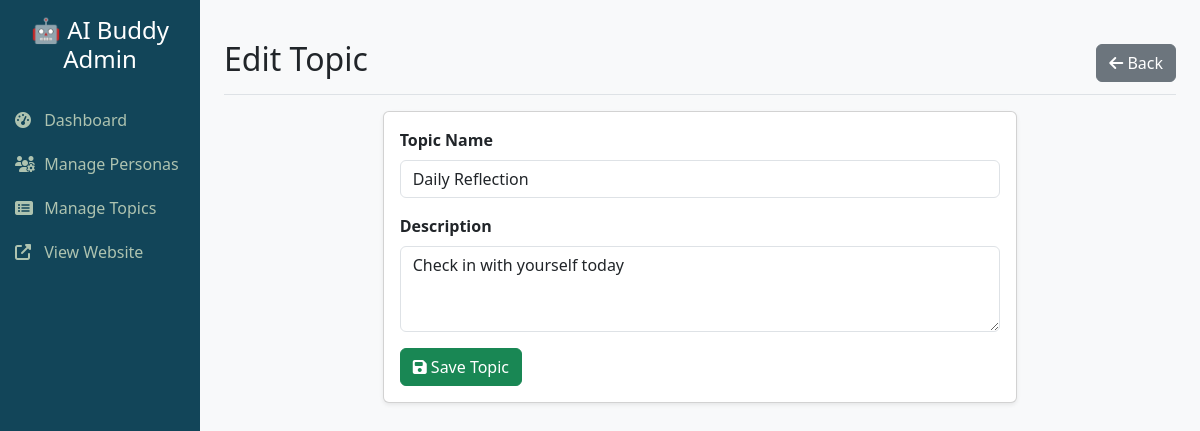
/modules/admin/views/topics/form.php?id=1, run on the app's committed database.
### tables this page shows
CREATE TABLE IF NOT EXISTS Topics (
    TopicID INT AUTO_INCREMENT PRIMARY KEY,
    TopicName VARCHAR(100) NOT NULL,
    Description VARCHAR(255),
    CreatedAt TIMESTAMP DEFAULT CURRENT_TIMESTAMP
);

### modules/admin/controllers/TopicController.php (called while the page is built, shortened)
<?php
require_once __DIR__ . '/../../../config/database.php';
require_once __DIR__ . '/../models/AdminTopic.php';
class TopicController {
    private $model;
    public function __construct() {
        global $pdo;
        $this->model = new AdminTopic($pdo);
    }
    public function edit($id) {
        return $this->model->getById($id);
    }
}
?>

### modules/admin/models/AdminTopic.php (called while the page is built, shortened)
<?php
class AdminTopic {
    private $pdo;
    public function __construct($pdo) {
        $this->pdo = $pdo;
    }
    public function getById($id) {
        $stmt = $this->pdo->prepare("SELECT * FROM Topics WHERE TopicID = ?");
        $stmt->execute([$id]);
        return $stmt->fetch();
    }
}
?>

### modules/admin/views/topics/form.php (the view, shortened to what this page needs)
<?php
require_once __DIR__ . '/../../controllers/TopicController.php';
$controller = new TopicController();
$controller->save();
$topic = null;
if (isset($_GET['id'])) {
    $topic = $controller->edit($_GET['id']);
}
include __DIR__ . '/../layouts/header.php';
?>
<div class="d-flex justify-content-between flex-wrap flex-md-nowrap align-items-center pt-3 pb-2 mb-3 border-bottom">
    <h1 class="h2"><?php echo $topic ? 'Edit Topic' : 'Create New Topic'; ?></h1>
    <a href="index.php" class="btn btn-secondary"><i class="fas fa-arrow-left"></i> Back</a>
</div>
<div class="card shadow-sm col-md-8 mx-auto">
    <div class="card-body">
        <form method="POST">
            <div class="mb-3">
                <label class="form-label fw-bold">Topic Name</label>
                <input type="text" class="form-control" name="TopicName" value="<?php echo $topic['TopicName'] ?? ''; ?>" required placeholder="e.g. Exam Stress">
            </div>
            <div class="mb-3">
                <label class="form-label fw-bold">Description</label>
                <textarea class="form-control" name="Description" rows="3" required placeholder="What is this topic about?"><?php echo $topic['Description'] ?? ''; ?></textarea>
            </div>
            <button type="submit" class="btn btn-success"><i class="fas fa-save"></i> Save Topic</button>
        </form>
    </div>
</div>
<?php include __DIR__ . '/../layouts/footer.php'; ?>

### modules/admin/views/layouts/header.php (style rules this page uses)
body { background-color: #f8f9fa; }

### data on the page
topics: TopicName "Daily Reflection", Description "Check in with yourself today"
